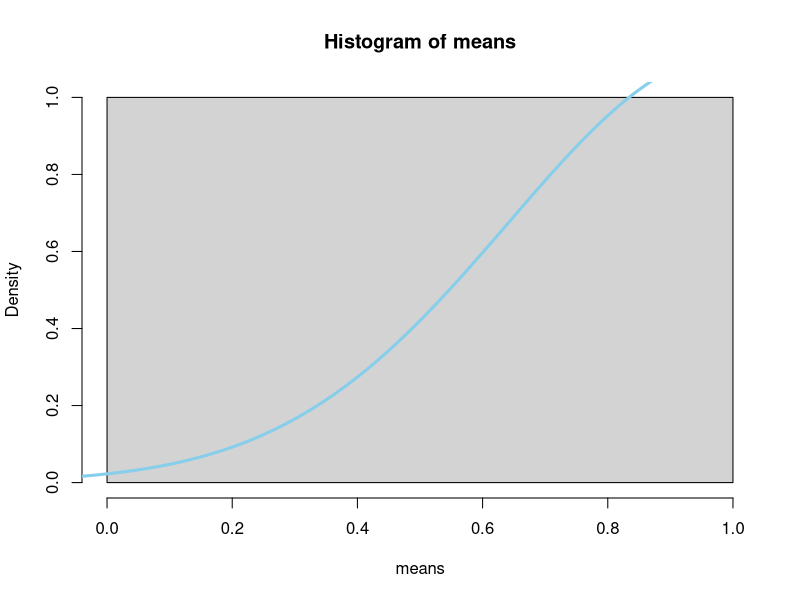

The R script that drew this image: (Note: this script raises an error after producing the figure.)
#ビンゴにかかる時間
n.time<-function(size){
  rand.v=sample(1:size^2)
  bingo=matrix(rand.v,size)
  rand.call=sample(1:size^2)
  terminate=F;counter=0
  while(terminate==F){
    counter=counter+1
    bingo[which(bingo==rand.call[counter])]=0
    Rsum = rowSums(bingo)
    Csum = colSums(bingo)
    Dsum = c(sum(diag(bingo)),sum(diag(bingo[,size:1])))
    if (any(c(Rsum,Csum,Dsum)==0)) {terminate = T}
  }
  print(counter)
}


#n回の出る平均
means<-matrix(0,100)
for(i_loop in 1:100){
   nTime<-n.time(1)
   means[i_loop]<-mean(nTime)
}
Means<-colMeans(means)

#可視化
Means<-colMeans(means)
hist(means,100,probability = T)
dens<-density(means)
lines(dens,col='skyblue',lwd=3)
sizeMean<-(Means)
plot(size,time,xlab="size of game",ylab="Average duration of game")


#bingoGame
N = 5
bingo <- matrix(sample(1:N^2),nrow = N)
bingo
ball <- sample(1:N^2)
terminate = 0
counter = 0
kekka = matrix(rep(1,N^2),nrow = N)
idx = which(bingo==ball[i.roop])
diag(bingo)
sum(diag(bingo))
bingo[,N:1]
diag(bingo[,N:1])
while(terminate==F){
  counter = counter+1
  idx =which(bingo==ball[counter])
  cs = colSums(kekka)
  rs = rowSums(kekka)
  ds = c(sum(diag(kekka)),diag(kekka[,N:1]))
  if(any(cs,rs,ds)==0){
    terminate = T
  }
}